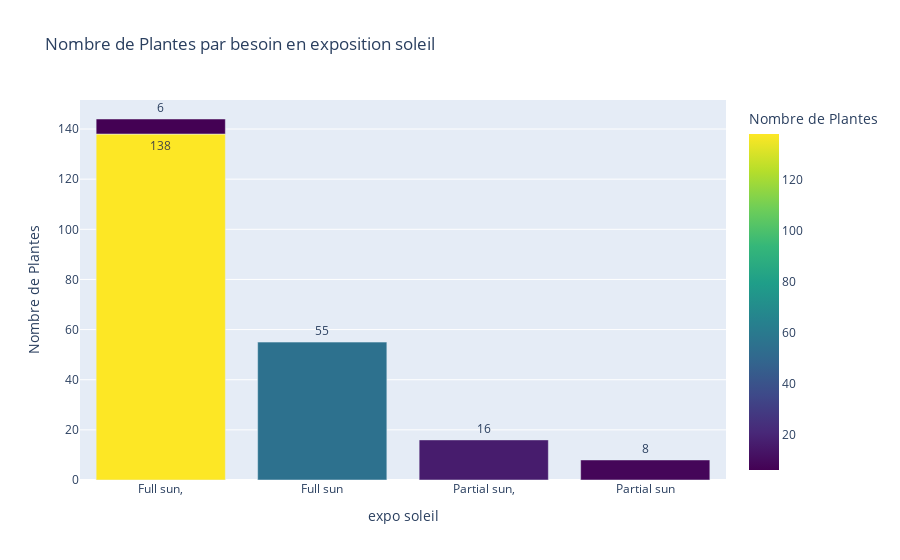

Notebook code cell kept with this figure:
### Code cell
plant_counts = a_to_z["SunNeeds"].value_counts().reset_index()
plant_counts.columns = ["SunNeeds", "Count"]

plant_counts["Short_SunNeeds"] = plant_counts["SunNeeds"].apply(lambda x: " ".join(x.split()[:2]))

fig = px.bar(
    plant_counts, 
    x="Short_SunNeeds",
    y="Count", 
    text="Count", 
    title="Nombre de Plantes par besoin en exposition soleil",
    labels={"Short_SunNeeds": "expo soleil", "Count": "Nombre de Plantes"},
    hover_name="SunNeeds",
    color="Count",
    color_continuous_scale="viridis"
)

fig.update_traces(
    textposition="outside",
    hovertemplate="<b>%{hovertext}</b><br>Nombre de Plantes: %{y}"
)

fig.show()

### Figure 1 — Plotly figure (JSON) as saved in the notebook; plotly's stock layout.template omitted (floating-point values rounded to 4 significant figures)
{"data": [{"alignmentgroup": "True", "hovertemplate": "<b>%{hovertext}</b><br>Nombre de Plantes: %{y}", "hovertext": ["Full sun, Partial sun", "Full sun", "Partial sun, Shade", "Partial sun", "Full sun, Partial sun, Shade"], "legendgroup": "", "marker": {"color": [138, 55, 16, 8, 6], "coloraxis": "coloraxis", "pattern": {"shape": ""}}, "name": "", "offsetgroup": "", "orientation": "v", "showlegend": false, "text": [138, 55, 16, 8, 6], "textposition": "outside", "type": "bar", "x": ["Full sun,", "Full sun", "Partial sun,", "Partial sun", "Full sun,"], "xaxis": "x", "y": [138, 55, 16, 8, 6], "yaxis": "y"}], "layout": {"barmode": "relative", "coloraxis": {"colorbar": {"title": {"text": "Nombre de Plantes"}}, "colorscale": [[0, "#440154"], [0.1111, "#482878"], [0.2222, "#3e4989"], [0.3333, "#31688e"], [0.4444, "#26828e"], [0.5556, "#1f9e89"], [0.6667, "#35b779"], [0.7778, "#6ece58"], [0.8889, "#b5de2b"], [1, "#fde725"]]}, "legend": {"tracegroupgap": 0}, "title": {"text": "Nombre de Plantes par besoin en exposition soleil"}, "xaxis": {"anchor": "y", "domain": [0, 1], "title": {"text": "expo soleil"}}, "yaxis": {"anchor": "x", "domain": [0, 1], "title": {"text": "Nombre de Plantes"}}}}
